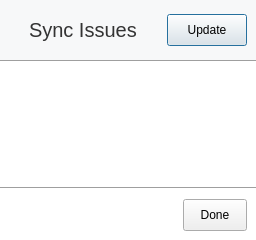
<?xml version="1.0" encoding="UTF-8"?>
<ui version="4.0">
 <class>StalledIssuesDialog</class>
 <widget class="QDialog" name="StalledIssuesDialog">
  <property name="geometry">
   <rect>
    <x>0</x>
    <y>0</y>
    <width>256</width>
    <height>240</height>
   </rect>
  </property>
  <property name="windowTitle">
   <string>Form</string>
  </property>
  <property name="styleSheet">
   <string notr="true">#StalledIssuesDialog
{
   background-color: #FFFFFF;
}

#title
{
   background-color: #F7F8F9;
}


#title QLabel
{
  font-family: &quot;Lato&quot;;
  font-size: 20px;
  font-weight: 400;
  color: #333333;
  padding-left: 24px;
}

#stalledIssuesList
{
   border:none;
   background-color: transparent;
}
</string>
  </property>
  <layout class="QVBoxLayout" name="verticalLayout">
   <property name="spacing">
    <number>0</number>
   </property>
   <property name="leftMargin">
    <number>0</number>
   </property>
   <property name="topMargin">
    <number>0</number>
   </property>
   <property name="rightMargin">
    <number>0</number>
   </property>
   <property name="bottomMargin">
    <number>0</number>
   </property>
   <item>
    <widget class="QWidget" name="title" native="true">
     <property name="minimumSize">
      <size>
       <width>0</width>
       <height>60</height>
      </size>
     </property>
     <property name="maximumSize">
      <size>
       <width>16777215</width>
       <height>60</height>
      </size>
     </property>
     <layout class="QHBoxLayout" name="horizontalLayout">
      <property name="spacing">
       <number>0</number>
      </property>
      <property name="leftMargin">
       <number>0</number>
      </property>
      <property name="topMargin">
       <number>0</number>
      </property>
      <property name="rightMargin">
       <number>9</number>
      </property>
      <property name="bottomMargin">
       <number>0</number>
      </property>
      <item>
       <widget class="QLabel" name="titleLabel">
        <property name="text">
         <string>Sync Issues</string>
        </property>
       </widget>
      </item>
      <item>
       <spacer name="horizontalSpacer_2">
        <property name="orientation">
         <enum>Qt::Horizontal</enum>
        </property>
        <property name="sizeHint" stdset="0">
         <size>
          <width>40</width>
          <height>20</height>
         </size>
        </property>
       </spacer>
      </item>
      <item>
       <widget class="QPushButton" name="updateButton">
        <property name="minimumSize">
         <size>
          <width>0</width>
          <height>32</height>
         </size>
        </property>
        <property name="maximumSize">
         <size>
          <width>16777215</width>
          <height>32</height>
         </size>
        </property>
        <property name="text">
         <string>Update</string>
        </property>
       </widget>
      </item>
     </layout>
    </widget>
   </item>
   <item>
    <widget class="Line" name="titleLine">
     <property name="orientation">
      <enum>Qt::Horizontal</enum>
     </property>
    </widget>
   </item>
   <item>
    <widget class="QWidget" name="TreeViewContainer" native="true">
     <layout class="QVBoxLayout" name="verticalLayout_2">
      <property name="spacing">
       <number>0</number>
      </property>
      <property name="leftMargin">
       <number>0</number>
      </property>
      <property name="topMargin">
       <number>0</number>
      </property>
      <property name="rightMargin">
       <number>0</number>
      </property>
      <property name="bottomMargin">
       <number>0</number>
      </property>
      <item>
       <widget class="StalledIssuesView" name="stalledIssuesTree">
        <property name="autoFillBackground">
         <bool>false</bool>
        </property>
        <property name="styleSheet">
         <string notr="true">background-color: rgba(255, 255, 255, 0);</string>
        </property>
        <property name="frameShape">
         <enum>QFrame::NoFrame</enum>
        </property>
        <property name="frameShadow">
         <enum>QFrame::Plain</enum>
        </property>
        <property name="lineWidth">
         <number>0</number>
        </property>
        <property name="editTriggers">
         <set>QAbstractItemView::NoEditTriggers</set>
        </property>
        <property name="alternatingRowColors">
         <bool>true</bool>
        </property>
        <property name="indentation">
         <number>0</number>
        </property>
        <property name="rootIsDecorated">
         <bool>true</bool>
        </property>
        <property name="sortingEnabled">
         <bool>true</bool>
        </property>
        <property name="expandsOnDoubleClick">
         <bool>false</bool>
        </property>
        <attribute name="headerVisible">
         <bool>false</bool>
        </attribute>
       </widget>
      </item>
     </layout>
    </widget>
   </item>
   <item>
    <widget class="Line" name="footerLLine">
     <property name="orientation">
      <enum>Qt::Horizontal</enum>
     </property>
    </widget>
   </item>
   <item>
    <widget class="QWidget" name="footer" native="true">
     <layout class="QHBoxLayout" name="horizontalLayout_2">
      <item>
       <spacer name="horizontalSpacer">
        <property name="orientation">
         <enum>Qt::Horizontal</enum>
        </property>
        <property name="sizeHint" stdset="0">
         <size>
          <width>40</width>
          <height>20</height>
         </size>
        </property>
       </spacer>
      </item>
      <item>
       <widget class="QPushButton" name="doneButton">
        <property name="minimumSize">
         <size>
          <width>64</width>
          <height>32</height>
         </size>
        </property>
        <property name="maximumSize">
         <size>
          <width>64</width>
          <height>32</height>
         </size>
        </property>
        <property name="text">
         <string>Done</string>
        </property>
       </widget>
      </item>
     </layout>
    </widget>
   </item>
  </layout>
 </widget>
 <customwidgets>
  <customwidget>
   <class>StalledIssuesView</class>
   <extends>QTreeView</extends>
   <header>StalledIssuesView.h</header>
  </customwidget>
 </customwidgets>
 <resources/>
 <connections/>
</ui>
